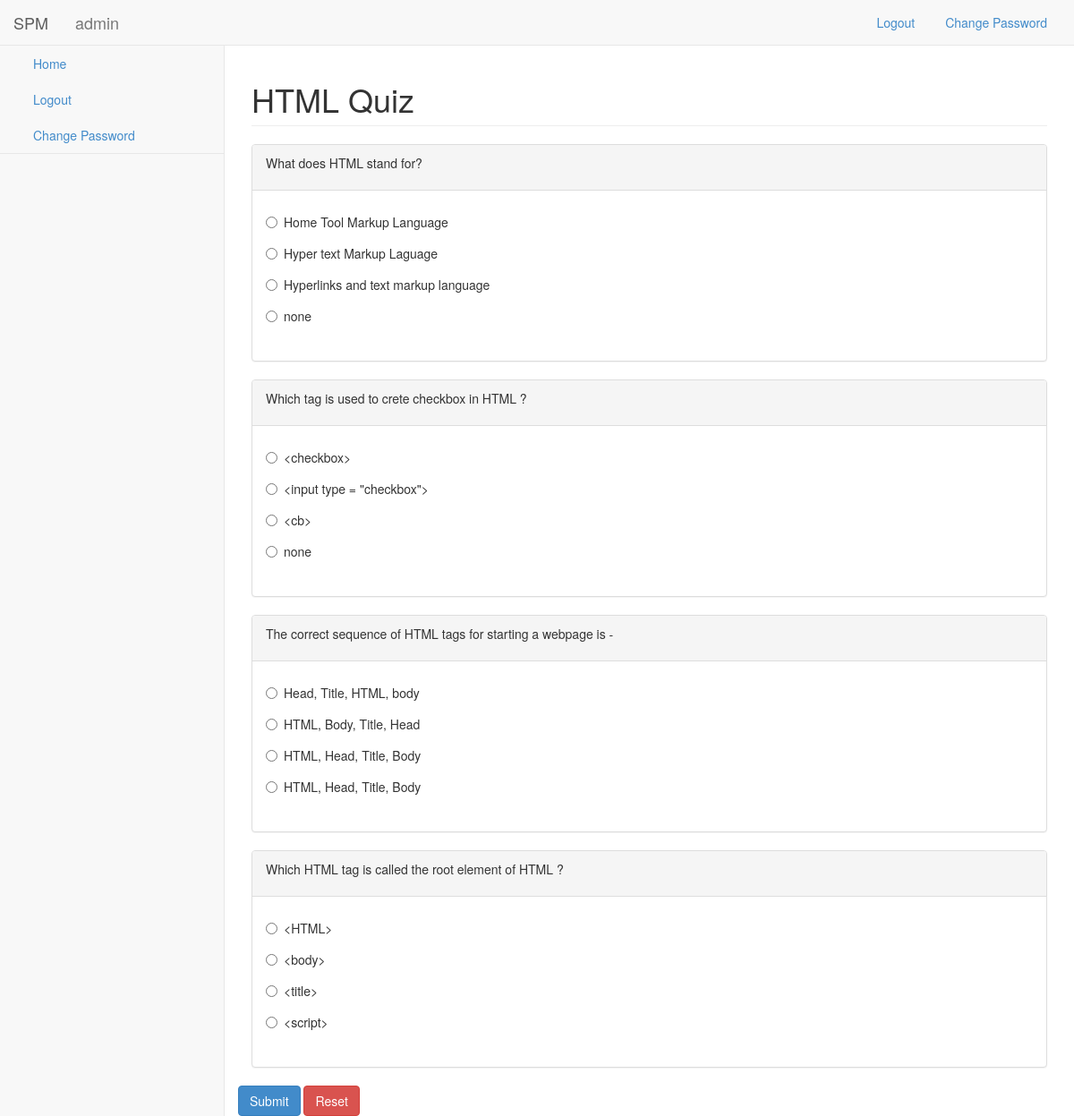
The page /quiz/html-quiz-1/start (signed in) on the database its author committed.
### QuizApp/models.py (models this page shows, shortened)
class Quiz(models.Model):
    creator = models.ForeignKey(settings.AUTH_USER_MODEL, on_delete=models.CASCADE, related_name="creator")
    title = models.CharField(max_length=250)
    description = models.TextField(null=True, blank=True)
    questions = models.ManyToManyField(Question)
    assigned_to = models.ManyToManyField(settings.AUTH_USER_MODEL, blank=True, related_name="students")
    passing_marks = models.IntegerField(default=1,
                                        validators=[
                                        MaxValueValidator(100),
                                        MinValueValidator(0)
                                        ],
                                        help_text="Enter passing percentage")
    user_friendly_url = models.SlugField(null=False, unique=True)

class Question(models.Model):
    creator = models.ForeignKey(settings.AUTH_USER_MODEL, on_delete=models.CASCADE)
    que_text = RichTextUploadingField()
    marks = models.IntegerField(default=5)

class Answer(models.Model):
    question = models.ForeignKey(Question, verbose_name='Question', on_delete=models.CASCADE)
    text = RichTextUploadingField(blank=False,
                                help_text="Enter the answer text that you want displayed",
                                verbose_name="Content")
    correct_answer = models.BooleanField( default=False,
                                        help_text="Is this a correct answer?",
                                        verbose_name="Correct")

### QuizApp/views.py (the view, shortened to what this page needs)
# urls.py: path('quiz/<str:url>/start', views.start_quiz, name="start_quiz"),
def start_quiz(request, url):
    user = request.user
    if user == AnonymousUser():
        return redirect('account_login')
    quiz = Quiz.objects.get(user_friendly_url=url)
    if request.method!="POST":
        questions = quiz.questions.all()
        all_questions = dict()
        for question in questions:
            all_questions[question] = Answer.objects.filter(question=question)
        context = {
            'quiz' : quiz,
            'questions' : all_questions,
        }
        return render(request, 'QuizApp/start.html', context=context)

### QuizApp/templates/QuizApp/start.html (shortened to what this page needs)
{% extends 'base.html' %}
{% block main_content %}
<div id="page-wrapper">
    <div class="row">
        <div class="col-lg-12">
            <h1 class="page-header">{{ quiz.title }}</h1>
        </div>
    </div>
    <div class="row">
        <form role="form" action="{{ request.url }}" method="post">
        {% for question,answers in questions.items %}
        <div class="col-lg-12">
            <div class="panel panel-default">
                <div class="panel-heading">
                    {{ question.que_text|safe }}
                </div>
                <div class="panel-body">
                    <div class="row">
                        <div class="col-lg-6">
                            <div class="form-group">
                                {% for answer in answers %}
                                    <div class="radio">
                                        <label>
                                            <input type="radio" name="answer{{question.id}}" value="{{ answer.id }}">{{ answer.text|safe }}
                                        </label>
                                    </div>
                                {% endfor %}
                            </div>
                        </div>
                    </div>
                </div>
            </div>
        </div>
        {% endfor %}
        <button type="submit" class="btn btn-primary">Submit</button>
        <button type="reset" class="btn btn-danger">Reset</button>
        </form>
    </div>
</div>
{% endblock %}

### QuizApp/templates/extra.html
<nav class="navbar navbar-default navbar-static-top" role="navigation" style="margin-bottom: 0">
    <a class="navbar-brand" href="/">SPM</a>
    <div class="navbar-header">
        <a class="navbar-brand" href="{% url 'home' %}">{{ request.user.username }}</a>
    </div>
    <ul class="nav navbar-top-links navbar-right">
        {% if request.user.username %}
        <li>
            <a href="{% url 'account_logout' %}">
                Logout
            </a>
        </li>
        <li>
            <a href="{% url 'account_change_password' %}">
                Change Password
            </a>
        </li>
        {% endif %}
    </ul>
</nav>

### QuizApp/static/QuizApp/css/sb-admin-2.css (style rules this page uses)
body { background-color: #f8f8f8; }
#page-wrapper { padding: 0 15px; min-height: 568px; background-color: #fff; }
@media (min-width:768px) { #page-wrapper { position: inherit; margin: 0 0 0 250px; padding: 0 30px; border-left: 1px solid #e7e7e7; } }
.navbar-top-links li { display: inline-block; }
.navbar-top-links li:last-child { margin-right: 15px; }
.navbar-top-links li a { padding: 15px; min-height: 50px; }

### rows shown on the page
Quiz: title "HTML Quiz"
Question: que_text "What does HTML stand for?"
Answer: text "Home Tool Markup Language"
Answer: text "Hyper text Markup Laguage"
Answer: text "Hyperlinks and text markup language"
Answer: text "none"
Question: que_text "Which tag is used to crete checkbox in HTML ?"
Answer: text "<checkbox>"
Answer: text "<input type = \"checkbox\">"
Answer: text "<cb>"
Answer: text "none"
Question: que_text "The correct sequence of HTML tags for starting a webpage is -"
Answer: text "Head, Title, HTML, body"
Answer: text "HTML, Body, Title, Head"
Answer: text "HTML, Head, Title, Body"
Answer: text "HTML, Head, Title, Body"
Question: que_text "Which HTML tag is called the root element of HTML ?"
Answer: text "<HTML>"
Answer: text "<body>"
Answer: text "<title>"
Answer: text "<script>"

### other values the page prints
{{ request.user.username }} "admin"
